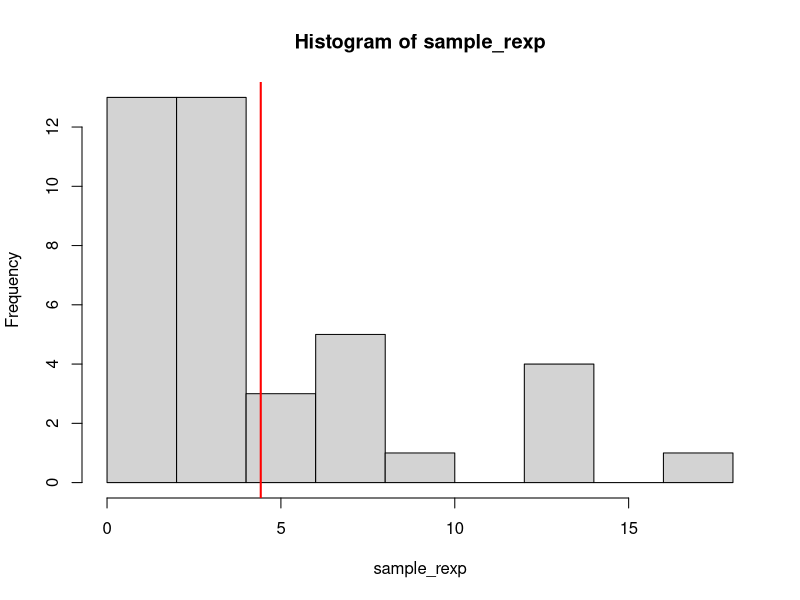
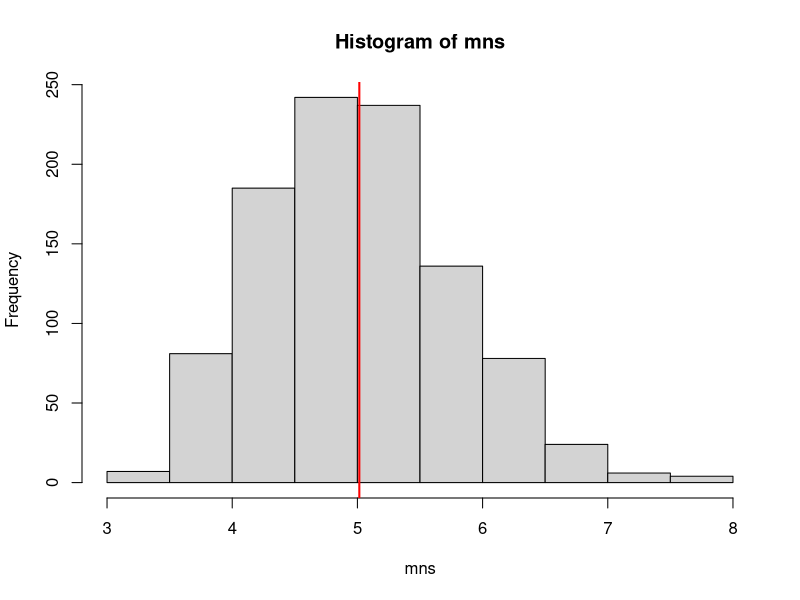
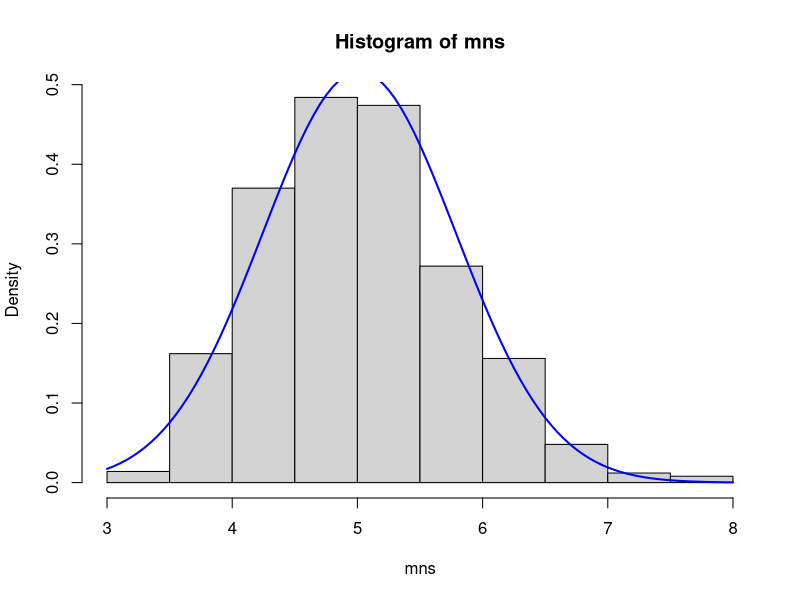

Write the R code that produced these figures, in order.
## ---- chunk 1
# Constant values referenced throughout the report
lambda <- 0.2
n <- 40
num_sims = 1000
## ---- chunk 2
sample_rexp <- rexp(n, lambda)
hist(sample_rexp)
mean_sample_rexp <- mean(sample_rexp)
abline(v = mean_sample_rexp, col = "red", lwd = 2)
## ---- chunk 3
mns = NULL
for (i in 1 : num_sims) mns = c(mns, mean(rexp(n, lambda)))
hist(mns)
mns_mean = mean(mns)
abline(v = mns_mean, col = "red", lwd = 2)
## ---- chunk 4
hist(mns, prob=TRUE)
curve(dnorm(x, mean=mns_mean, sd=sqrt(var(mns))), col='blue', lwd=2, add=TRUE)
